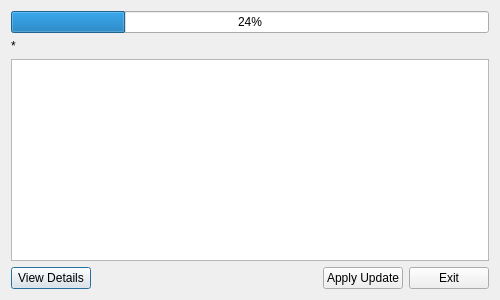
<?xml version="1.0" encoding="UTF-8"?>
<ui version="4.0">
 <class>LePatchDlg</class>
 <widget class="QDialog" name="LePatchDlg">
  <property name="geometry">
   <rect>
    <x>0</x>
    <y>0</y>
    <width>500</width>
    <height>300</height>
   </rect>
  </property>
  <property name="sizePolicy">
   <sizepolicy hsizetype="Fixed" vsizetype="Fixed">
    <horstretch>0</horstretch>
    <verstretch>0</verstretch>
   </sizepolicy>
  </property>
  <property name="minimumSize">
   <size>
    <width>500</width>
    <height>300</height>
   </size>
  </property>
  <property name="maximumSize">
   <size>
    <width>1650</width>
    <height>300</height>
   </size>
  </property>
  <property name="windowTitle">
   <string>LePatch - LePlatz Patch Tool</string>
  </property>
  <layout class="QVBoxLayout" name="verticalLayout">
   <item>
    <widget class="QProgressBar" name="prbProgress">
     <property name="value">
      <number>24</number>
     </property>
    </widget>
   </item>
   <item>
    <widget class="QLabel" name="lblDetails">
     <property name="sizePolicy">
      <sizepolicy hsizetype="Preferred" vsizetype="Fixed">
       <horstretch>0</horstretch>
       <verstretch>0</verstretch>
      </sizepolicy>
     </property>
     <property name="text">
      <string>*</string>
     </property>
    </widget>
   </item>
   <item>
    <widget class="QListWidget" name="lstDetails"/>
   </item>
   <item>
    <layout class="QHBoxLayout" name="horizontalLayout">
     <item>
      <widget class="QPushButton" name="pbDetails">
       <property name="text">
        <string>View Details</string>
       </property>
      </widget>
     </item>
     <item>
      <spacer name="horizontalSpacer">
       <property name="orientation">
        <enum>Qt::Horizontal</enum>
       </property>
       <property name="sizeHint" stdset="0">
        <size>
         <width>40</width>
         <height>20</height>
        </size>
       </property>
      </spacer>
     </item>
     <item>
      <widget class="QPushButton" name="pbApplyUpdate">
       <property name="text">
        <string>Apply Update</string>
       </property>
      </widget>
     </item>
     <item>
      <widget class="QPushButton" name="pbExit">
       <property name="text">
        <string>Exit</string>
       </property>
      </widget>
     </item>
    </layout>
   </item>
  </layout>
 </widget>
 <layoutdefault spacing="6" margin="11"/>
 <resources/>
 <connections/>
</ui>
